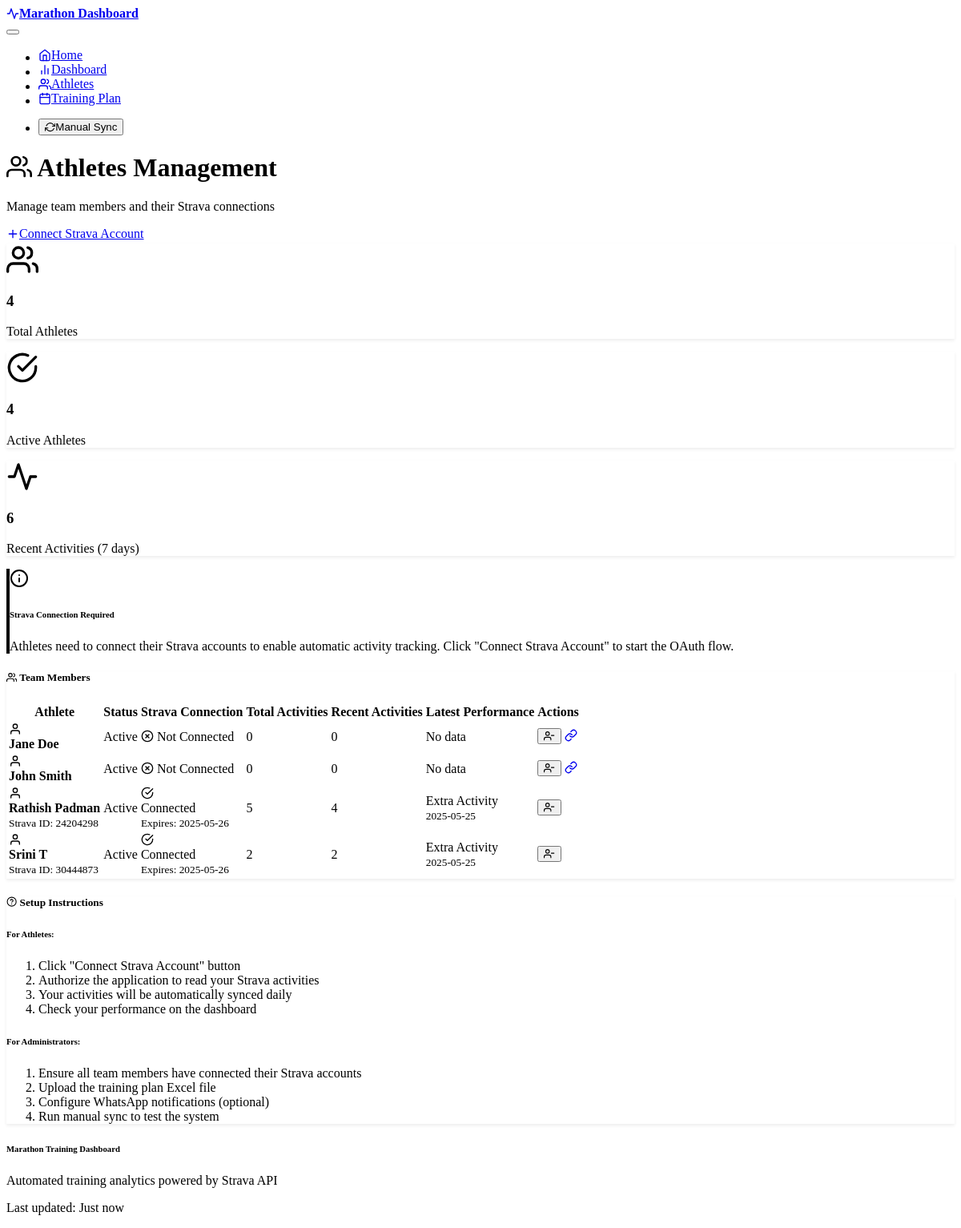
Page /athletes on the committed database.
### models.py (models this page shows)
class Athlete(db.Model):
    id = db.Column(db.Integer, primary_key=True)
    name = db.Column(db.String(100), nullable=False)
    strava_athlete_id = db.Column(db.Integer, unique=True, nullable=True)
    refresh_token = db.Column(db.String(255), nullable=True)
    access_token = db.Column(db.String(255), nullable=True)
    token_expires_at = db.Column(db.DateTime, nullable=True)
    is_active = db.Column(db.Boolean, default=True)
    created_at = db.Column(db.DateTime, default=datetime.utcnow)
    activities = db.relationship('Activity', backref='athlete', lazy=True)
    planned_workouts = db.relationship('PlannedWorkout',
                                       backref='athlete',
                                       lazy=True)
    daily_summaries = db.relationship('DailySummary',
                                      backref='athlete',
                                      lazy=True)

class DailySummary(db.Model):
    id = db.Column(db.Integer, primary_key=True)
    athlete_id = db.Column(db.Integer,
                           db.ForeignKey('athlete.id'),
                           nullable=False)
    summary_date = db.Column(db.DateTime, nullable=False)
    actual_distance_km = db.Column(db.Float, nullable=True)
    planned_distance_km = db.Column(db.Float, nullable=True)
    actual_pace_min_per_km = db.Column(db.Float, nullable=True)
    planned_pace_min_per_km = db.Column(db.Float, nullable=True)
    distance_variance_percent = db.Column(db.Float, nullable=True)
    pace_variance_percent = db.Column(db.Float, nullable=True)
    status = db.Column(db.String(50),
                       nullable=True)  # On Track, Under-performed, etc.
    notes = db.Column(db.Text, nullable=True)
    created_at = db.Column(db.DateTime, default=datetime.utcnow)
    __table_args__ = (
        UniqueConstraint('athlete_id', 'summary_date', name='uq_daily_summary_athlete_date'),
        db.Index('idx_daily_summary_date', 'summary_date'),
        db.Index('idx_daily_summary_athlete', 'athlete_id'),
        db.Index('idx_daily_summary_status', 'status')
    )
    __table_args__ = (UniqueConstraint('athlete_id', 'summary_date', name='uq_daily_summary_athlete_date'),)

### routes.py (the view)
@app.route('/athletes')
def athletes():
    try:
        athletes_list = db.session.query(Athlete).order_by(
            Athlete.name).distinct().all()
        athlete_stats = []
        for athlete in athletes_list:
            total_activities = db.session.query(
                func.count(distinct(
                    Activity.id))).filter_by(athlete_id=athlete.id).scalar()
            week_ago = datetime.now() - timedelta(days=7)
            recent_activities = db.session.query(
                func.count(distinct(Activity.id))).filter(
                    Activity.athlete_id == athlete.id, Activity.start_date
                    >= week_ago).scalar()
            latest_summary = db.session.query(DailySummary).filter_by(
                athlete_id=athlete.id).order_by(
                    DailySummary.summary_date.desc()).first()
            athlete_stats.append({
                'athlete': athlete,
                'total_activities': total_activities or 0,  # Handle None case
                'recent_activities': recent_activities or 0,
                'latest_summary': latest_summary
            })
        return render_template('athletes.html', athlete_stats=athlete_stats)
    except Exception as e:
        logger.error(f"Error loading athletes page: {e}")
        flash(f"Error loading athletes: {e}", "error")
        return redirect(url_for('index'))

### templates/athletes.html (shortened to what this page needs)
{% extends "base.html" %}
{% block content %}
<div class="container">
    <div class="row mb-4">
        <div class="col-lg-8">
            <h1 class="display-5">
                <i data-feather="users" class="me-3"></i>
                Athletes Management
            </h1>
            <p class="lead">
                Manage team members and their Strava connections
            </p>
        </div>
        <div class="col-lg-4 text-lg-end">
            <a href="{{ url_for('strava_auth') }}" class="btn btn-primary">
                <i data-feather="plus" class="me-2"></i>
                Connect Strava Account
            </a>
        </div>
    </div>
    <div class="row mb-4">
        <div class="col-md-4 mb-3">
            <div class="card bg-primary text-white">
                <div class="card-body text-center">
                    <i data-feather="users" class="mb-2" style="width: 2.5rem; height: 2.5rem;"></i>
                    <h3 class="card-title">{{ athlete_stats|length }}</h3>
                    <p class="card-text">Total Athletes</p>
                </div>
            </div>
        </div>
        <div class="col-md-4 mb-3">
            <div class="card bg-success text-white">
                <div class="card-body text-center">
                    <i data-feather="check-circle" class="mb-2" style="width: 2.5rem; height: 2.5rem;"></i>
                    <h3 class="card-title">{{ athlete_stats|selectattr('athlete.is_active')|list|length }}</h3>
                    <p class="card-text">Active Athletes</p>
                </div>
            </div>
        </div>
        <div class="col-md-4 mb-3">
            <div class="card bg-info text-white">
                <div class="card-body text-center">
                    <i data-feather="activity" class="mb-2" style="width: 2.5rem; height: 2.5rem;"></i>
                    <h3 class="card-title">{{ athlete_stats|sum(attribute='recent_activities') }}</h3>
                    <p class="card-text">Recent Activities (7 days)</p>
                </div>
            </div>
        </div>
    </div>
    <div class="row mb-4">
        <div class="col-12">
            <div class="alert alert-info">
                <div class="d-flex align-items-center">
                    <i data-feather="info" class="me-3" style="width: 1.5rem; height: 1.5rem;"></i>
                    <div>
                        <h6 class="alert-heading mb-1">Strava Connection Required</h6>
                        <p class="mb-0">
                            Athletes need to connect their Strava accounts to enable automatic activity tracking.
                            Click "Connect Strava Account" to start the OAuth flow.
                        </p>
                    </div>
                </div>
            </div>
        </div>
    </div>
    {% if athlete_stats %}
    <div class="row">
        <div class="col-12">
            <div class="card">
                <div class="card-header">
                    <h5 class="card-title mb-0">
                        <i data-feather="users" class="me-2"></i>
                        Team Members
                    </h5>
                </div>
                <div class="card-body">
                    <div class="table-responsive">
                        <table class="table table-hover">
                            <thead>
                                <tr>
                                    <th>Athlete</th>
                                    <th>Status</th>
                                    <th>Strava Connection</th>
                                    <th>Total Activities</th>
                                    <th>Recent Activities</th>
                                    <th>Latest Performance</th>
                                    <th>Actions</th>
                                </tr>
                            </thead>
                            <tbody>
                                {% for stat in athlete_stats %}
                                <tr>
                                    <td>
                                        <div class="d-flex align-items-center">
                                            <div class="me-3">
                                                {% if stat.athlete.is_active %}
                                                    <i data-feather="user" class="text-success"></i>
                                                {% else %}
                                                    <i data-feather="user-x" class="text-muted"></i>
                                                {% endif %}
                                            </div>
                                            <div>
                                                <strong>{{ stat.athlete.name }}</strong>
                                                {% if stat.athlete.strava_athlete_id %}
                                                    <br><small class="text-muted">Strava ID: {{ stat.athlete.strava_athlete_id }}</small>
                                                {% endif %}
                                            </div>
                                        </div>
                                    </td>
                                    <td>
                                        {% if stat.athlete.is_active %}
                                            <span class="badge bg-success">Active</span>
                                        {% else %}
                                            <span class="badge bg-secondary">Inactive</span>
                                        {% endif %}
                                    </td>
                                    <td>
                                        {% if stat.athlete.refresh_token %}
                                            <div class="d-flex align-items-center">
                                                <i data-feather="check-circle" class="text-success me-2"></i>
                                                <div>
                                                    <span class="text-success">Connected</span>
                                                    {% if stat.athlete.token_expires_at %}
                                                        <br><small class="text-muted">
                                                            Expires: {{ stat.athlete.token_expires_at.strftime('%Y-%m-%d') }}
                                                        </small>
                                                    {% endif %}
                                                </div>
                                            </div>
                                        {% else %}
                                            <div class="d-flex align-items-center">
                                                <i data-feather="x-circle" class="text-danger me-2"></i>
                                                <span class="text-danger">Not Connected</span>
                                            </div>
                                        {% endif %}
                                    </td>
                                    <td>
                                        <span class="badge bg-outline-primary">{{ stat.total_activities }}</span>
                                    </td>
                                    <td>
                                        {% if stat.recent_activities > 0 %}
                                            <span class="badge bg-success">{{ stat.recent_activities }}</span>
                                        {% else %}
                                            <span class="badge bg-outline-secondary">0</span>
                                        {% endif %}
                                    </td>
                                    <td>
                                        {% if stat.latest_summary %}
                                            <div>
                                                {% if stat.latest_summary.status == 'On Track' %}
                                                    <span class="badge bg-success">{{ stat.latest_summary.status }}</span>
                                                {% elif stat.latest_summary.status == 'Over-performed' %}
                                                    <span class="badge bg-info">{{ stat.latest_summary.status }}</span>
                                                {% elif stat.latest_summary.status == 'Under-performed' %}
                                                    <span class="badge bg-warning">{{ stat.latest_summary.status }}</span>
                                                {% elif stat.latest_summary.status == 'Missed Workout' %}
                                                    <span class="badge bg-danger">{{ stat.latest_summary.status }}</span>
                                                {% else %}
                                                    <span class="badge bg-secondary">{{ stat.latest_summary.status or 'Unknown' }}</span>
                                                {% endif %}
                                                <br><small class="text-muted">
                                                    {{ stat.latest_summary.summary_date.strftime('%Y-%m-%d') }}
                                                </small>
                                            </div>
                                        {% else %}
                                            <span class="text-muted">No data</span>
                                        {% endif %}
                                    </td>
                                    <td>
                                        <div class="btn-group btn-group-sm">
                                            <button class="btn btn-outline-secondary"
                                                    onclick="toggleAthlete({{ stat.athlete.id }})"
                                                    title="{% if stat.athlete.is_active %}Deactivate{% else %}Activate{% endif %} athlete">
                                                {% if stat.athlete.is_active %}
                                                    <i data-feather="user-minus"></i>
                                                {% else %}
                                                    <i data-feather="user-plus"></i>
                                                {% endif %}
                                            </button>
                                            {% if not stat.athlete.refresh_token %}
                                            <a href="{{ url_for('strava_auth') }}"
                                               class="btn btn-outline-primary"
                                               title="Connect Strava">
                                                <i data-feather="link"></i>
                                            </a>
                                            {% endif %}
                                        </div>
                                    </td>
                                </tr>
                                {% endfor %}
                            </tbody>
                        </table>
                    </div>
                </div>
            </div>
        </div>
    </div>
    {% endif %}
    <div class="row mt-4">
        <div class="col-12">
            <div class="card">
                <div class="card-header">
                    <h5 class="card-title mb-0">
                        <i data-feather="help-circle" class="me-2"></i>
                        Setup Instructions
                    </h5>
                </div>
                <div class="card-body">
                    <div class="row">
                        <div class="col-md-6">
                            <h6>For Athletes:</h6>
                            <ol class="small">
                                <li>Click "Connect Strava Account" button</li>
                                <li>Authorize the application to read your Strava activities</li>
                                <li>Your activities will be automatically synced daily</li>
                                <li>Check your performance on the dashboard</li>
                            </ol>
                        </div>
                        <div class="col-md-6">
                            <h6>For Administrators:</h6>
                            <ol class="small">
                                <li>Ensure all team members have connected their Strava accounts</li>
                                <li>Upload the training plan Excel file</li>
                                <li>Configure WhatsApp notifications (optional)</li>
                                <li>Run manual sync to test the system</li>
                            </ol>
                        </div>
                    </div>
                </div>
            </div>
        </div>
    </div>
</div>
{% endblock %}

### rows in the picture
Athlete: is_active True (drawn), athlete.name "Jane Doe"
Athlete: is_active True (drawn), athlete.name "John Smith"
Athlete: is_active True (drawn), athlete.name "Rathish Padman", athlete.strava_athlete_id "24204298", athlete.token_expires_at "2025-05-26"
DailySummary: latest_summary "Extra Activity", latest_summary.summary_date "2025-05-25"
Athlete: is_active True (drawn), athlete.name "Srini T", athlete.strava_athlete_id "30444873", athlete.token_expires_at "2025-05-26"
DailySummary: latest_summary "Extra Activity", latest_summary.summary_date "2025-05-25"

### other values in the picture
{{ athlete_stats|length }} "4"
{{ athlete_stats|selectattr('athlete.is_active')|list|length }} "4"
{{ athlete_stats|sum(attribute='recent_activities') }} "6"
{{ stat.total_activities }} "0" "0" "5" "2"
{{ stat.recent_activities }} "4" "2"
